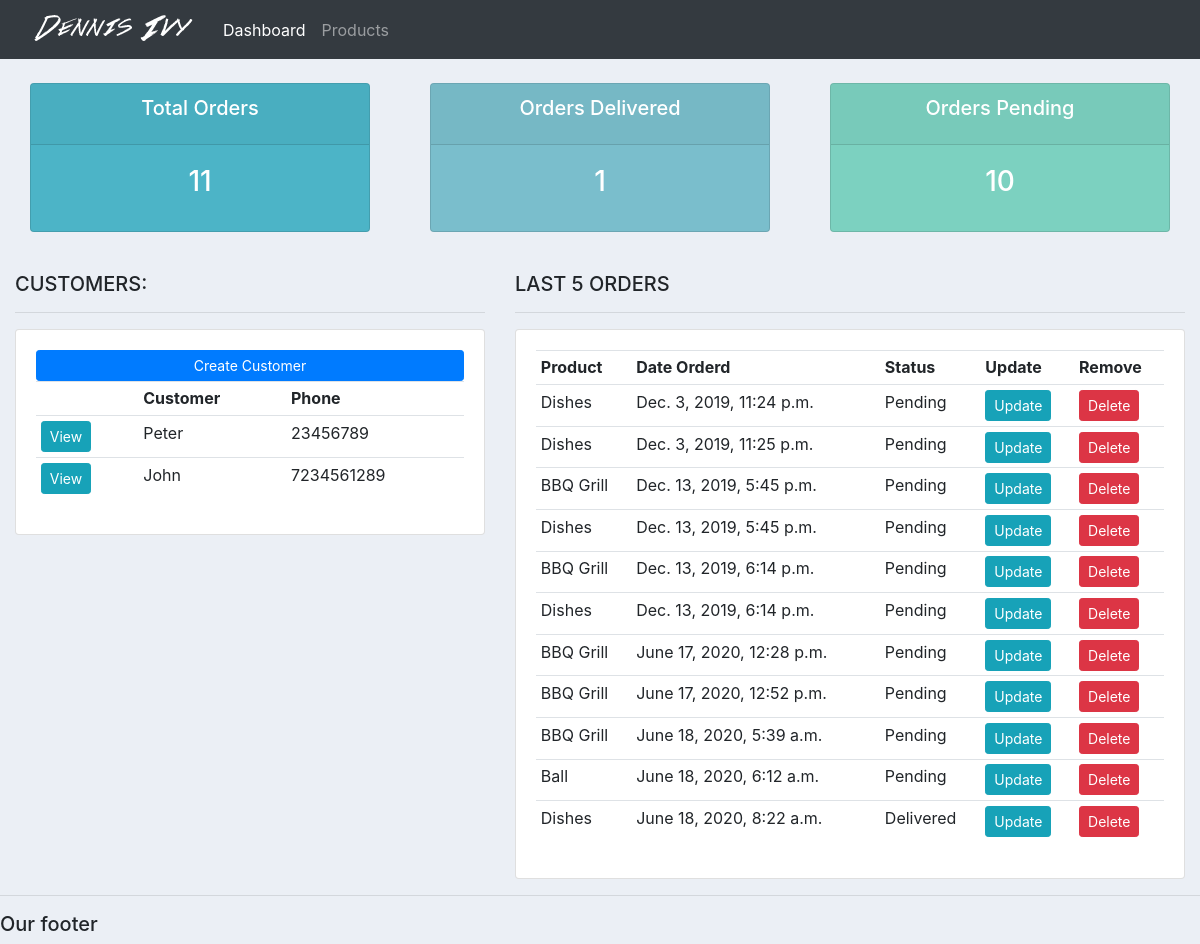
The page / on the database its author committed.
### accounts/models.py (models this page shows, shortened)
class Customer(models.Model):
	name = models.CharField(max_length=200, null=True)
	phone = models.CharField(max_length=200, null=True)
	email = models.CharField(max_length=200, null=True)
	date_created = models.DateTimeField(auto_now_add=True, null=True)

class Order(models.Model):
	STATUS = (
			('Pending', 'Pending'),
			('Out for delivery', 'Out for delivery'),
			('Delivered', 'Delivered'),
			)
	customer = models.ForeignKey(Customer, null=True, on_delete= models.SET_NULL)
	product = models.ForeignKey(Product, null=True, on_delete= models.SET_NULL)
	date_created = models.DateTimeField(auto_now_add=True, null=True)
	status = models.CharField(max_length=200, null=True, choices=STATUS)
	note = models.CharField(max_length=200, null=True)

class Product(models.Model):
	CATEGORY = (
			('Indoor', 'Indoor'),
			('Out Door', 'Out Door'),
			)
	name = models.CharField(max_length=200, null=True)
	price = models.FloatField(null=True)
	category = models.CharField(max_length=200, null=True, choices=CATEGORY)
	description = models.CharField(max_length=200, null=True, blank=True)
	date_created = models.DateTimeField(auto_now_add=True, null=True)
	tags = models.ManyToManyField(Tag)
	def __str__(self):
		return self.name

### accounts/views.py (the view)
# urls.py: path('', views.home, name="home"),
def home(request):
    orders = Order.objects.all()
    customers = Customer.objects.all()
    total_customers = customers.count()
    total_orders = orders.count()
    delivered = orders.filter(status='Delivered').count()
    pending = orders.filter(status='Pending').count()
    context = {'orders': orders, 'customers': customers,
               'total_orders': total_orders, 'delivered': delivered,
               'pending': pending}
    return render(request, 'accounts/dashboard.html', context)

### accounts/templates/accounts/dashboard.html
{%  extends 'accounts/main.html' %}
{% block content %}
{%  include 'accounts/status.html' %}
<br>
<div class="row">
	<div class="col-md-5">
		<h5>CUSTOMERS:</h5>
		<hr>
		<div class="card card-body">
			<a class="btn btn-primary  btn-sm btn-block" href="">Create Customer</a>
			<table class="table table-sm">
				<tr>
					<th></th>
					<th>Customer</th>
					<th>Phone</th>
				</tr>
				{% for customer in customers %}
					<tr>
						<td><a class="btn btn-sm btn-info" href="{% url 'customer' customer.id %}">View</a></td>
						<td>{{customer.name}}</td>
						<td>{{customer.phone}}</td>
					</tr>
				{% endfor %}
			</table>
		</div>
	</div>
	<div class="col-md-7">
		<h5>LAST 5 ORDERS</h5>
		<hr>
		<div class="card card-body">
			<table class="table table-sm">
				<tr>
					<th>Product</th>
					<th>Date Orderd</th>
					<th>Status</th>
					<th>Update</th>
					<th>Remove</th>
				</tr>
				{% for order in orders %}
					<tr>
						<td>{{order.product}}</td>
						<td>{{order.date_created}}</td>
						<td>{{order.status}}</td>
						<td><a class="btn btn-sm btn-info" href="{% url 'update_order' order.id %}">Update</a></td>
						<td><a class="btn btn-sm btn-danger" href="{% url 'delete_order' order.id %}">Delete</a></td>
					</tr>
				{% endfor %}
			</table>
		</div>
	</div>
</div>
{% endblock %}

### static/css/main.css (style rules this page uses)
body { background-color: #ebeff5; }

### rows shown on the page
Customer: name "Peter", phone "23456789"
Customer: name "John", phone "7234561289"
Order: product "Dishes", date_created "Dec. 3, 2019, 11:24 p.m.", status "Pending"
Order: product "Dishes", date_created "Dec. 3, 2019, 11:25 p.m.", status "Pending"
Order: product "BBQ Grill", date_created "Dec. 13, 2019, 5:45 p.m.", status "Pending"
Order: product "Dishes", date_created "Dec. 13, 2019, 5:45 p.m.", status "Pending"
Order: product "BBQ Grill", date_created "Dec. 13, 2019, 6:14 p.m.", status "Pending"
Order: product "Dishes", date_created "Dec. 13, 2019, 6:14 p.m.", status "Pending"
Order: product "BBQ Grill", date_created "June 17, 2020, 12:28 p.m.", status "Pending"
Order: product "BBQ Grill", date_created "June 17, 2020, 12:52 p.m.", status "Pending"
Order: product "BBQ Grill", date_created "June 18, 2020, 5:39 a.m.", status "Pending"
Order: product "Ball", date_created "June 18, 2020, 6:12 a.m.", status "Pending"
Order: product "Dishes", date_created "June 18, 2020, 8:22 a.m.", status "Delivered"

### other values the page prints
{{ total_orders }} "11"
{{ delivered }} "1"
{{ pending }} "10"
